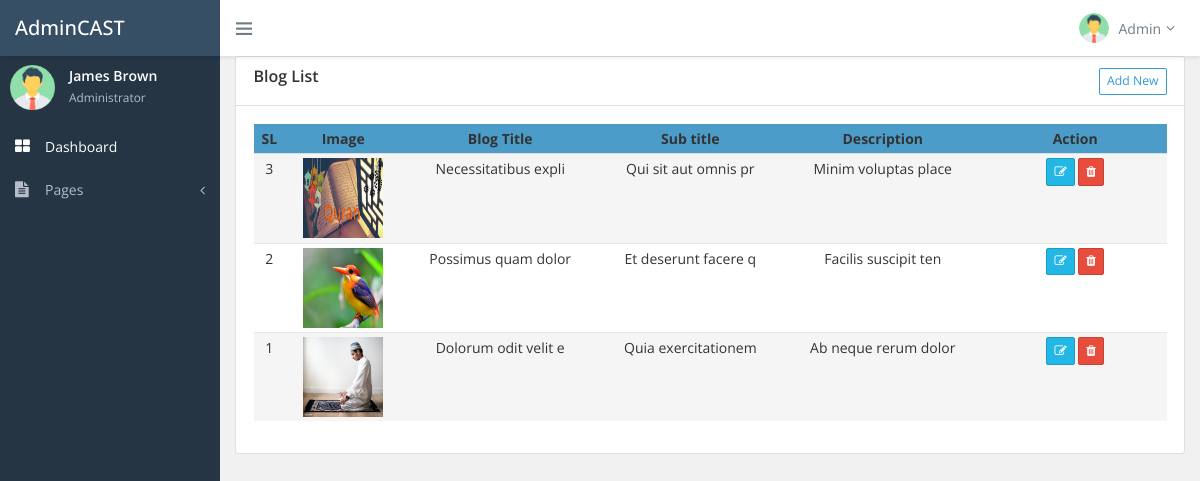
Screenshot of / (signed in) with the database file from the repository.
### tables this page shows
CREATE TABLE `post` (
  `id` int(11) NOT NULL,
  `blog_title` varchar(255) NOT NULL,
  `sub_title` varchar(255) NOT NULL,
  `textarea` longtext NOT NULL,
  `img` varchar(255) DEFAULT NULL
);

### lib/database.php (called while the page is built, shortened)
<?php
class database {
	public $database_host = HOST;
	public $database_user = USER;
	public $database_password = PASSWORD;
	public $database_databasename = DBNAME;
	public $link;
	private function databaseconnection(){
		$this->link = new mysqli($this->database_host,$this->database_user,$this->database_password,$this->database_databasename);
	}
	public function read($x){
		$result = $this->link->query($x);
		if ($result->num_rows > 0) {
			return $result;
		}else{
			return false;
		}
	}
}
 ?>

### index.php (the view, shortened to what this page needs)
<?php
    include('include/header.php');
?>
<div class="row">
    <div class="col-sm-12">
        <div class="card">
            <div class="card-header">
                <h4 class="card-title mb-0 d-flex justify-content-between"> <strong> Blog List</strong>
                    <a href="create.php" class="btn btn-sm btn-outline-primary"> Add New</a>
                </h4>
            </div>
            <div class="card-body">
                <table class="table table-sm table-hover text-center table-striped">
                    <thead class="list-th">
                        <tr>
                            <th> SL </th>
                            <th> Image </th>
                            <th> Blog Title </th>
                            <th> Sub title </th>
                            <th> Description </th>
                            <th> Action </th>
                        </tr>
                    </thead>
                    <tbody id="table-body">
    <?php
        $post = "SELECT * from post order by ID desc";
        $AllPost = $db->read($post);
        if ($AllPost) {
            while($post = $AllPost->fetch_assoc()){
    ?>
        <tr class="pt-2">
            <td> <?php echo $post['id'] ?>  </td>
            <td> <img width="80" height="80" src="public/img/<?php echo $post['img'] ?>" alt="a">  </td>
            <td> <?php echo $post['blog_title'] ?>  </td>
            <td> <?php echo $post['sub_title'] ?>  </td>
            <td> <?php echo $post['textarea'] ?>  </td>
            <td>
                <a href="edit.php?editId=<?php echo $post['id']; ?>" class="btn btn-info btn-sm"> <i class="fa fa-edit"></i> </a>
                <a href="delete.php?deleteId=<?php echo $post['id']; ?>" class="btn btn-danger btn-sm"><i class="fa fa-trash"> </i></a>
            </td>
        </tr>
        <?php
            }
        }
        ?>
                    </tbody>
                </table>
            </div>
        </div>
    </div>
</div>
<?php
    include('include/footer.php');
?>

### include/header.php (shortened to what this page needs)
<?php
    include 'lib/database.php';
    $db = new database();
?>
<!DOCTYPE html>
<html lang="en">
<head>
    <link href="public/assets/vendors/bootstrap/dist/css/bootstrap.min.css" rel="stylesheet" />
    <link href="public/assets/vendors/font-awesome/css/font-awesome.min.css" rel="stylesheet" />
    <link href="public/assets/vendors/themify-icons/css/themify-icons.css" rel="stylesheet" />
    <link href="public/assets/vendors/jvectormap/jquery-jvectormap-2.0.3.css" rel="stylesheet" />
    <link href="public/assets/css/main.min.css" rel="stylesheet" />
    <link rel="stylesheet" href="public/style.css">
</head>
<body class="fixed-navbar">
    <div class="page-wrapper">
        <header class="header">
            <div class="page-brand">
                <a class="link" href="index.html">
                    <span class="brand">Admin
                        <span class="brand-tip">CAST</span>
                    </span>
                </a>
            </div>
            <div class="flexbox flex-1">
                <ul class="nav navbar-toolbar">
                    <li>
                        <a class="nav-link sidebar-toggler js-sidebar-toggler"><i class="ti-menu"></i></a>
                    </li>
                </ul>
                <ul class="nav navbar-toolbar">
                    <li class="dropdown dropdown-user">
                        <a class="nav-link dropdown-toggle link" data-toggle="dropdown">
                            <img src="public/assets/img/admin-avatar.png" />
                            <span></span>Admin<i class="fa fa-angle-down m-l-5"></i></a>
                    </li>
                </ul>
            </div>
        </header>
        <nav class="page-sidebar" id="sidebar">
            <div id="sidebar-collapse">
                <div class="admin-block d-flex">
                    <div>
                        <img src="public/assets/img/admin-avatar.png" width="45px" />
                    </div>
                    <div class="admin-info">
                        <div class="font-strong">James Brown</div><small>Administrator</small></div>
                </div>
                <ul class="side-menu metismenu">
                    <li>
                        <a class="active" href="#"><i class="sidebar-item-icon fa fa-th-large"></i>
                            <span class="nav-label">Dashboard</span>
                        </a>
                    </li>
                    <li>
                        <a href="javascript:;"><i class="sidebar-item-icon fa fa-file-text"></i>
                            <span class="nav-label">Pages</span><i class="fa fa-angle-left arrow"></i></a>
                    </li>
                </ul>
            </div>
        </nav>
        <div class="content-wrapper">

### include/footer.php (shortened to what this page needs)
        </div>
    </div>
</body>
</html>

### public/style.css (style rules this page uses)
.list-th tr th { text-align: center; background-color: rgb(76, 156, 202); }
.list-th tr th:nth-child(4) { width: 20%; }
.list-th tr th:nth-child(6) { width: 20%; }

### rows the page displays
post: id "3", img (picture), blog_title "Necessitatibus expli", sub_title "Qui sit aut omnis pr", textarea "Minim voluptas place"
post: id "2", img (picture), blog_title "Possimus quam dolor", sub_title "Et deserunt facere q", textarea "Facilis suscipit ten"
post: id "1", img (picture), blog_title "Dolorum odit velit e", sub_title "Quia exercitationem", textarea "Ab neque rerum dolor"
